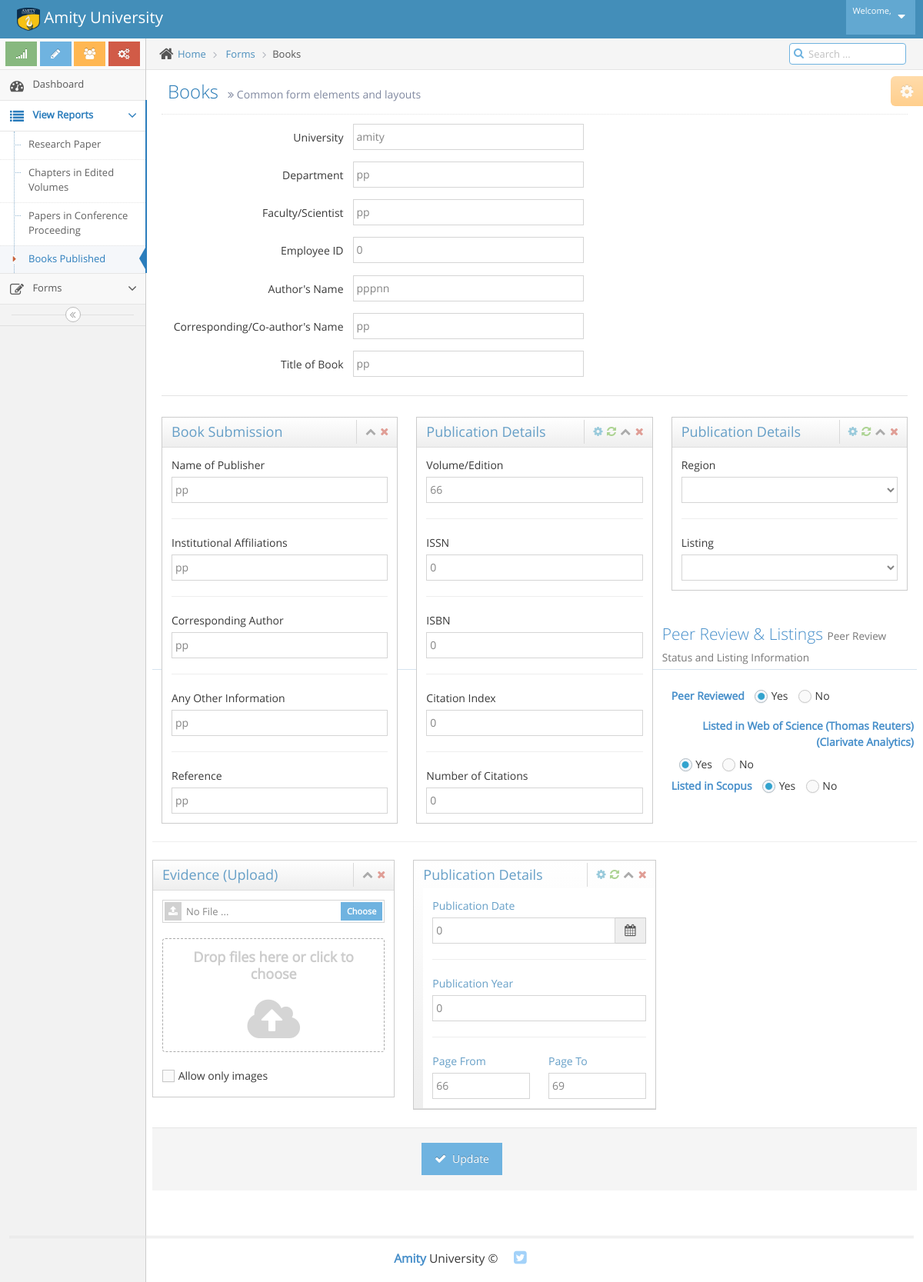
Page /editReoBooks.php?id=11 on the committed database.
### tables this page shows
CREATE TABLE `booksbyfaculty` (
  `user_id` int(100) NOT NULL,
  `University` varchar(100) NOT NULL,
  `Department` varchar(100) NOT NULL,
  `Faculty` varchar(100) NOT NULL,
  `Employee ID` int(100) NOT NULL,
  `other Author` varchar(100) NOT NULL,
  `Co-author` varchar(100) NOT NULL,
  `booktitle` varchar(100) NOT NULL,
  `region` varchar(100) NOT NULL,
  `pubdate` int(100) NOT NULL,
  `pubyear` int(100) NOT NULL,
  `volume` varchar(100) NOT NULL,
  `pagefrom` int(100) NOT NULL,
  `pageto` int(100) NOT NULL,
  `scopus` enum('y','n') NOT NULL,
  `listedin` varchar(100) NOT NULL,
  `wos` enum('y','n') NOT NULL,
  `peer` enum('y','n') NOT NULL,
  `issn` int(100) NOT NULL,
  `isbn` int(100) NOT NULL,
  `pubname` varchar(100) NOT NULL,
  `affltn` varchar(100) NOT NULL,
  `corrauthor` varchar(100) NOT NULL,
  `citind` int(100) NOT NULL,
  `nocit` int(100) NOT NULL,
  `evdupload` varchar(100) NOT NULL,
  `othrinfo` varchar(100) NOT NULL,
  `ref` varchar(100) NOT NULL
);

### editReoBooks.php (the view, shortened to what the rows shown need)
<!DOCTYPE html>
<html lang="en">
	<head>
		<link rel="stylesheet" href="assets/css/bootstrap.min.css" />
		<link rel="stylesheet" href="assets/font-awesome/4.5.0/css/font-awesome.min.css" />
		<link rel="stylesheet" href="assets/css/jquery-ui.custom.min.css" />
		<link rel="stylesheet" href="assets/css/chosen.min.css" />
		<link rel="stylesheet" href="assets/css/bootstrap-datepicker3.min.css" />
		<link rel="stylesheet" href="assets/css/bootstrap-timepicker.min.css" />
		<link rel="stylesheet" href="assets/css/daterangepicker.min.css" />
		<link rel="stylesheet" href="assets/css/bootstrap-datetimepicker.min.css" />
		<link rel="stylesheet" href="assets/css/bootstrap-colorpicker.min.css" />
		<link rel="stylesheet" href="assets/css/ace.min.css" class="ace-main-stylesheet" id="main-ace-style" />
		<link rel="stylesheet" href="assets/css/ace-skins.min.css" />
		<link rel="stylesheet" href="assets/css/ace-rtl.min.css" />
	</head>
<?php
$servername = "localhost";
$username = "root";
$password = "";
$database = "scholarsphere";
$conn = new mysqli($servername, $username, $password, $database);
if (isset($_GET['id']) && !empty(trim($_GET['id']))) {
    $sql = "SELECT * FROM booksbyfaculty WHERE user_id = ?";
    if ($stmt = $conn->prepare($sql)) {
        $stmt->bind_param("i", $param_id);
        if ($stmt->execute()) {
            $result = $stmt->get_result();
            if ($result->num_rows == 1) {
                $row = $result->fetch_assoc();
            } else {
                header("location: error.php");
                exit();
            }
        } else {
            echo "Oops! Something went wrong. Please try again later.";
        }
    }
} else {
    header("location: error.php");
    exit();
}
?>
	<body class="no-skin">
		<div class="main-container ace-save-state" id="main-container">
			<div class="main-content">
				<div class="main-content-inner">
					<div class="page-content">
						<div class="page-header">
							<h1>
								Books
								<small>
									<i class="ace-icon fa fa-angle-double-right"></i>
									Common form elements and layouts
								</small>
							</h1>
						</div>
						<div class="row">
							<div class="col-xs-12">
								<form class="form-horizontal" role="form" method="post" action="editReoBooks.php" enctype="multipart/form-data">
                                <div class="form-group">
										<div class="col-sm-9">
											<input type="text" id="form-field-1" name="university" value="<?php echo $row['University']; ?>" placeholder="Enter University Name" class="col-xs-10 col-sm-5" />
										</div>
									</div>
									<div class="form-group">
										<div class="col-sm-9">
											<input type="text" id="form-field-1" name="department" value="<?php echo $row['Department']; ?>" placeholder="Enter Department Name" class="col-xs-10 col-sm-5" />
										</div>
									</div>
									<div class="form-group">
										<div class="col-sm-9">
											<input type="text" id="form-field-2" name="faculty" value="<?php echo $row['Faculty']; ?>" placeholder="Enter Faculty/Scientist Name" class="col-xs-10 col-sm-5" />
											<span class="help-inline col-xs-12 col-sm-7">
											</span>
										</div>
									</div>
									<div class="form-group">
										<div class="col-sm-9">
											<input type="text" id="form-field-3" name="emp_id" value="<?php echo $row['Employee ID']; ?>" placeholder="Enter Employee ID" class="col-xs-10 col-sm-5" />
											<span class="help-inline col-xs-7 col-sm-9"></span>
										</div>
									</div>
									<div class="form-group">
										<div class="col-sm-9">
											<input type="text" id="form-field-4" name="otherauthor" value="<?php echo $row['other Author']; ?>" placeholder="Enter Author's Name" class="col-xs-10 col-sm-5" />
										</div>
									</div>
									<div class="form-group">
										<div class="col-sm-9">
											<div class="clearfix">
												<input type="text" id="form-field-5" name="coauthor" value="<?php echo $row['Co-author']; ?>" placeholder="Enter Corresponding/Co-author's Name" class="col-xs-10 col-sm-5" />
											</div>
										</div>
									</div>
									<div class="form-group">
										<div class="col-sm-9">
											<input type="text" name="booktitle" value="<?php echo $row['booktitle']; ?>" placeholder="Enter Title of Paper" class="col-xs-10 col-sm-5" />
											<div class="space-2"></div>
										</div>
									</div>
									<div class="row">
										<div class="col-xs-12 col-sm-4">
											<div class="widget-box">
												<div class="widget-body">
													<div class="widget-main">
														<div>
															<label for="publisher">Name of Publisher</label>
															<input type="text" name ="pubname" value="<?php echo $row['pubname']; ?>" class="form-control" id="publisher" placeholder="Enter Name of Publisher">
														</div>
														<div>
															<label for="institutional-affiliations">Institutional Affiliations</label>
															<input type="text" name="affltn" value="<?php echo $row['affltn']; ?>" class="form-control" id="institutional-affiliations" placeholder="Enter Institutional Affiliations">
														</div>
														<div>
															<label for="corresponding-author">Corresponding Author</label>
															<input type="text" name="corrauthor" value="<?php echo $row['corrauthor']; ?>" class="form-control" id="corresponding-author" placeholder="Enter Corresponding Author">
														</div>
														<div>
															<label for="additional-info">Any Other Information</label>
															<input type="text" class="form-control" name="othrinfo" value="<?php echo $row['othrinfo']; ?>" id="additional-info" placeholder="Enter Any Other Information"></input>
														</div>
														<div>
															<label for="reference">Reference</label>
															<input type="text" class="form-control" name="ref" value="<?php echo $row['ref']; ?>" id="reference" placeholder="Enter Reference"></input>
														</div>
													</div>
												</div>
											</div>
										</div>
										<div class="col-xs-12 col-sm-4">
											<div class="widget-box">
												<div class="widget-body">
													<div class="widget-main">
														<div>
															<label for="volume-edition">Volume/Edition</label>
															<input class="form-control" name="edition"  value="<?php echo $row['volume']; ?>" type="number" id="volume-edition" placeholder="Enter Volume/Edition" />
														</div>
														<div>
															<label for="issn">ISSN</label>
															<input class="form-control" name="issn" value="<?php echo $row['issn']; ?>"  type="text" id="issn" placeholder="Enter ISSN" />
														</div>
														<div>
															<label for="isbn">ISBN</label>
															<input class="form-control" name="isbn" value="<?php echo $row['isbn']; ?>"  type="text" id="isbn" placeholder="Enter ISBN" />
														</div>
														<div>
															<label for="citation-index">Citation Index</label>
															<input class="form-control" name="citind" value="<?php echo $row['citind']; ?>"  type="number" id="citation-index" placeholder="Enter Citation Index" />
														</div>
														<div>
															<label for="num-citations">Number of Citations</label>
															<input class="form-control" name = "nocit"  value="<?php echo $row['nocit']; ?>"  type="number" id="num-citations" placeholder="Enter Number of Citations" />
														</div>
													</div>
												</div>
											</div>
										</div>
									<div class="row">
										<div class="col-sm-4">
										<div class="widget-box">
												<div class="widget-header">
<div class="widget-body">
    <div class="widget-main">
        <div>
            <div class="input-group">
                <input class="form-control date-picker" value="<?php echo $row['pubdate']; ?>" id="publication-date" name="publicationdate" type="text" data-date-format="yyyy-mm-dd" />
                <span class="input-group-addon">
                    <i class="fa fa-calendar bigger-110"></i>
                </span>
            </div>
        </div>
        <div>
            <label for="publication-year">Publication Year</label>
            <input class="form-control" type="number" value="<?php echo $row['pubyear']; ?>" id="publication-year" name="pubyear" placeholder="Enter Publication Year" />
        </div>
        <div class="row">
            <div class="col-xs-6">
                <label for="page-from">Page From</label>
                <input class="form-control" type="number"  value="<?php echo $row['pagefrom']; ?>" id="page-from" name="pagefrom" placeholder="Enter Page From" />
            </div>
            <div class="col-xs-6">
                <label for="page-to">Page To</label>
                <input class="form-control" type="number"  value="<?php echo $row['pageto']; ?>"  id="page-to" name="pageto" placeholder="Enter Page To" />
            </div>
</div>
														</div>
													</div>
												</div>
											</div>
</div>
									</div>
								</form>
							</div>
						</div>
					</div>
				</div>
			</div>
		</div>
	</body>
</html>

### rows in the picture
booksbyfaculty: university "amity", department "pp", faculty "pp", emp_id "0", otherauthor "pppnn", coauthor "pp", booktitle "pp", pubname "pp", affltn "pp", corrauthor "pp", othrinfo "pp", ref "pp", edition "66", issn "0", isbn "0", citind "0", nocit "0", publicationdate "0", pubyear "0", pagefrom "66", pageto "69"
